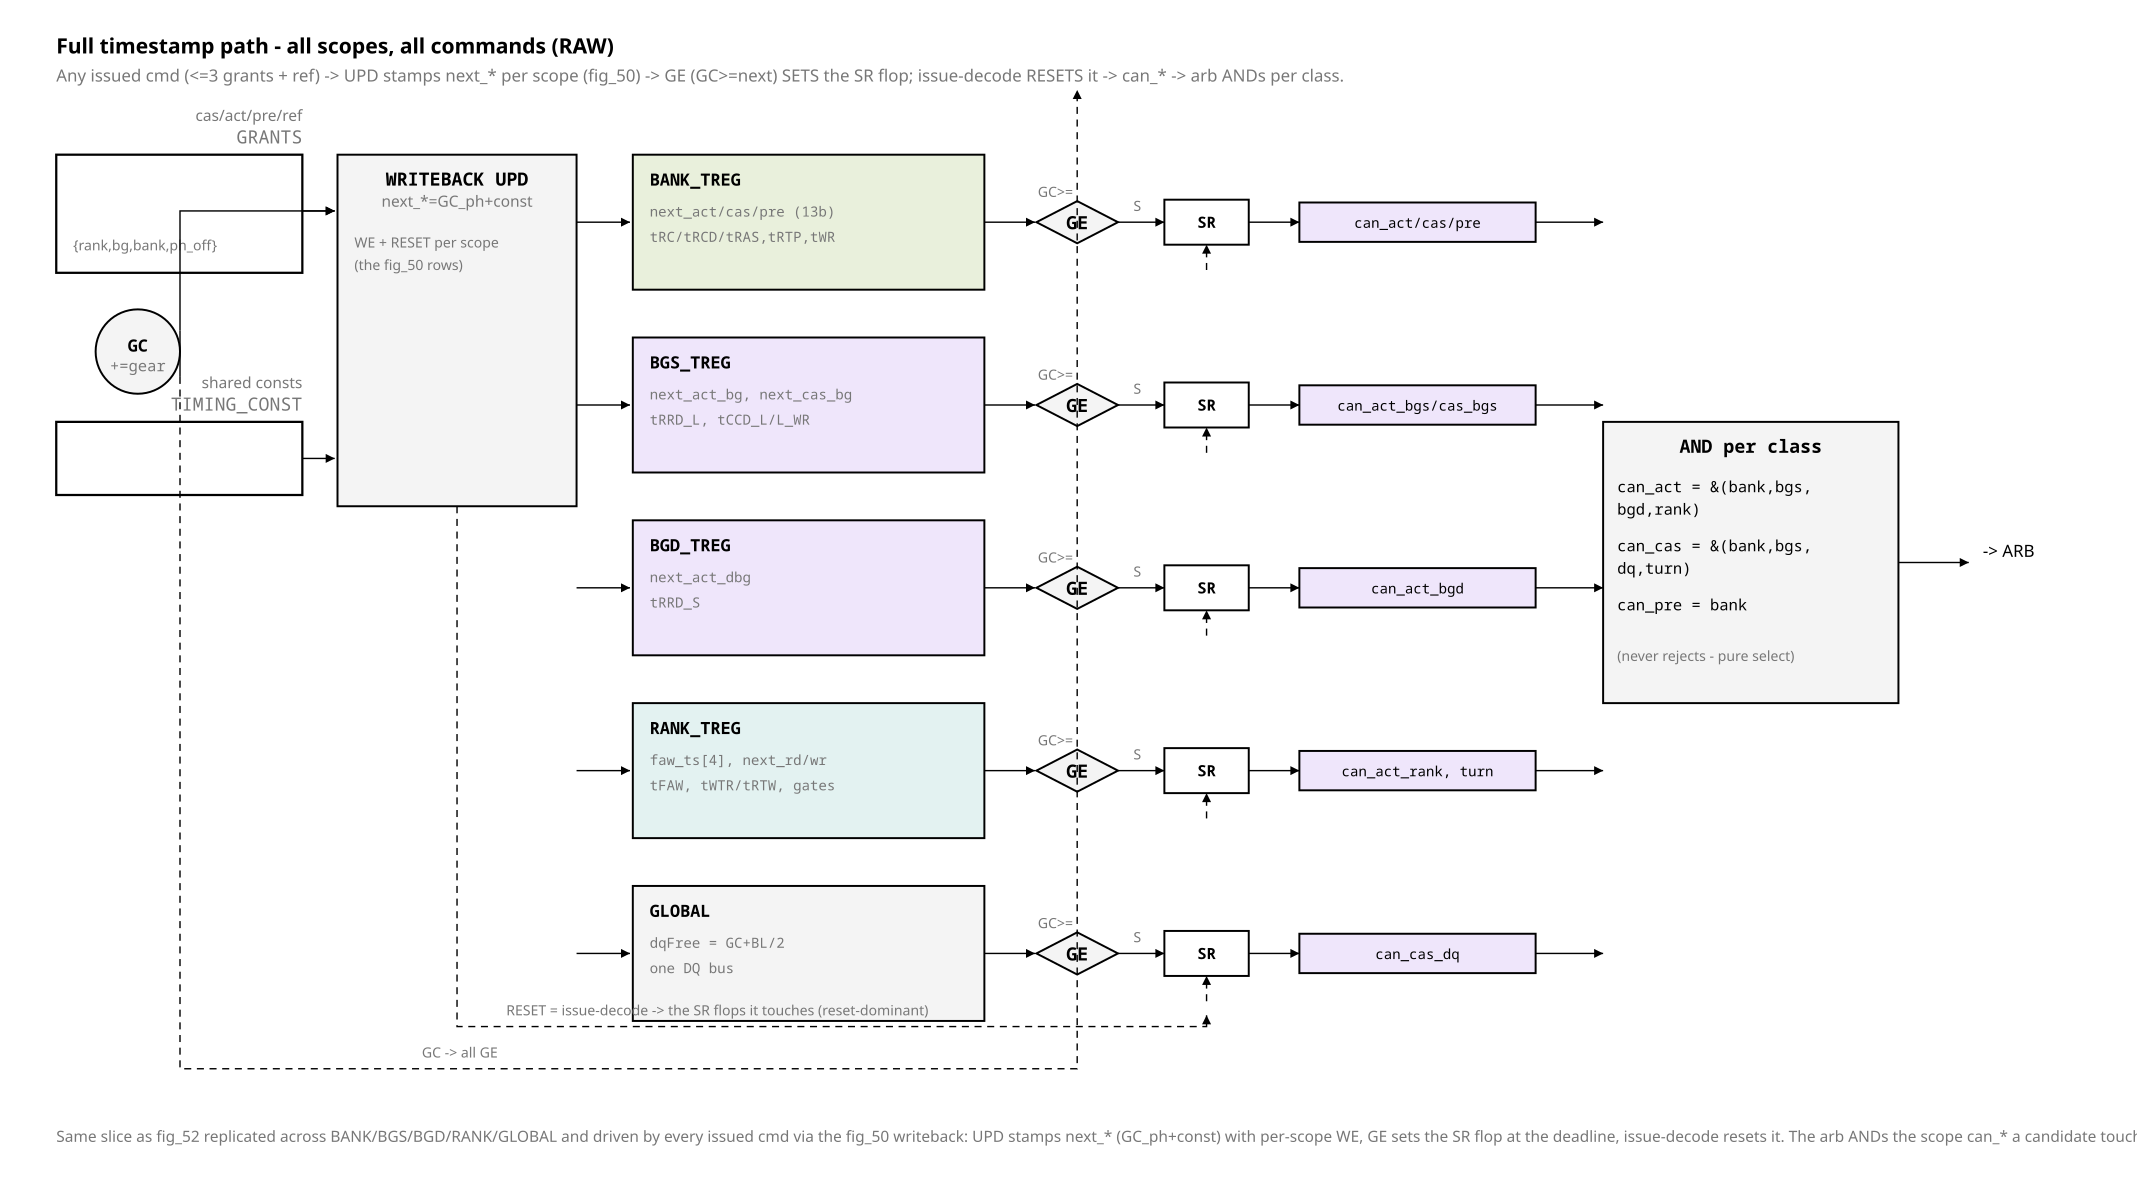

Reproduce this figure in Python.
from rtlfig import (Fig, MUTED, FILL_NEW, FILL_LOGIC, FILL_CELL, FILL_ACTIVE,
                    FAINT, INK, PAPER, W_CELL)

# fig_54 — full timestamp path (generalizes fig_52 to all scopes + all cmds).
# grants -> writeback UPD -> per-scope next_* -> GE -> SR flop -> can_* ;
# arb ANDs the scope can_* per class. RAW/unoptimized.

f = Fig(1520, 840)


def cnote(x, y, s, anchor="start"):
    f.text(x, y, s, size=10, mono=False, anchor=anchor, fill=MUTED)


f.text(40, 38, "Full timestamp path - all scopes, all commands (RAW)", size=15,
       mono=False, bold=True)
f.note(40, 58, "Any issued cmd (<=3 grants + ref) -> UPD stamps next_* per scope (fig_50) -> "
               "GE (GC>=next) SETS the SR flop; issue-decode RESETS it -> can_* -> arb ANDs per class.")

# ---- shared left column ----
f.block(40, 110, 175, 84, "GRANTS", "cas/act/pre/ref")
cnote(52, 178, "{rank,bg,bank,ph_off}")
f.counter(98, 250, 30, "GC", "+=gear")
f.block(40, 300, 175, 52, "TIMING_CONST", "shared consts")
upd = f.logic(240, 110, 170, 250, "WRITEBACK UPD",
              "next_*=GC_ph+const", top=True)
cnote(252, 176, "WE + RESET per scope")
cnote(252, 192, "(the fig_50 rows)")
f.line(215, 150, 238, 150, arrow=True)
f.line(128, 268, 128, 235, arrow=False)
f.path("M128 235 V150 H238", arrow=True)
f.line(215, 326, 238, 326, arrow=True)

ROWS = [
    ("BANK_TREG", ["next_act/cas/pre (13b)", "tRC/tRCD/tRAS,tRTP,tWR"],
     "can_act/cas/pre", FILL_CELL),
    ("BGS_TREG", ["next_act_bg, next_cas_bg", "tRRD_L, tCCD_L/L_WR"],
     "can_act_bgs/cas_bgs", FILL_NEW),
    ("BGD_TREG", ["next_act_dbg", "tRRD_S"],
     "can_act_bgd", FILL_NEW),
    ("RANK_TREG", ["faw_ts[4], next_rd/wr", "tFAW, tWTR/tRTW, gates"],
     "can_act_rank, turn", FILL_ACTIVE),
    ("GLOBAL", ["dqFree = GC+BL/2", "one DQ bus"],
     "can_cas_dq", FILL_LOGIC),
]

ys = [110, 240, 370, 500, 630]
for (nm, fields, canx, fill), y in zip(ROWS, ys):
    f.rect(450, y, 250, 96, fill=fill, width=W_CELL)
    f.text(462, y + 22, nm, size=12, mono=True, bold=True)
    for j, fl in enumerate(fields):
        f.text(462, y + 44 + j * 18, fl, size=10, mono=True, fill=MUTED)
    # UPD -> reg (WE + next_*)
    f.line(410, y + 48, 448, y + 48, arrow=True)
    # reg -> GE
    f.line(700, y + 48, 736, y + 48, arrow=True)
    f.decision(766, y + 48, 58, 30, "GE")
    cnote(738, y + 30, "GC>=")
    # GE -> SR (S)
    f.line(795, y + 48, 828, y + 48, arrow=True)
    cnote(806, y + 40, "S")
    f.rect(828, y + 32, 60, 32, fill=PAPER, width=W_CELL)
    f.text(858, y + 52, "SR", size=11, anchor="middle", bold=True)
    # RESET into SR (from UPD, shared) - short tick from below
    f.line(858, y + 82, 858, y + 64, arrow=True, dashed=True)
    # SR -> can_x
    f.line(888, y + 48, 924, y + 48, arrow=True)
    f.rect(924, y + 34, 168, 28, fill=FILL_NEW, width=W_CELL)
    f.text(1008, y + 52, canx, size=10, mono=True, anchor="middle")
    # can_x -> AND
    f.line(1092, y + 48, 1140, y + 48, arrow=True)

# GC broadcast to GE + RESET rail note
f.path("M128 268 V760 H766 V64", arrow=True, dashed=True)
cnote(300, 752, "GC -> all GE")
f.path("M325 360 V730 H858 V722", arrow=True, dashed=True)
cnote(360, 722, "RESET = issue-decode -> the SR flops it touches (reset-dominant)")

# ---- AND per class ----
f.logic(1140, 300, 210, 200, "AND per class", top=True)
f.text(1150, 350, "can_act = &(bank,bgs,", size=11, mono=True)
f.text(1150, 366, "            bgd,rank)", size=11, mono=True)
f.text(1150, 392, "can_cas = &(bank,bgs,", size=11, mono=True)
f.text(1150, 408, "            dq,turn)", size=11, mono=True)
f.text(1150, 434, "can_pre = bank", size=11, mono=True)
f.line(1350, 400, 1400, 400, arrow=True)
f.text(1410, 396, "-> ARB", size=12, mono=False)
cnote(1150, 470, "(never rejects - pure select)")

f.caption(40, 812,
          "Same slice as fig_52 replicated across BANK/BGS/BGD/RANK/GLOBAL and driven by every "
          "issued cmd via the fig_50 writeback: UPD stamps next_* (GC_ph+const) with per-scope WE, "
          "GE sets the SR flop at the deadline, issue-decode resets it. The arb ANDs the scope "
          "can_* a candidate touches into can_act/cas/pre. Optimize (share adders/cmps) later.")

f.save("fig_54_timestamp_full.svg")
print("wrote fig_54_timestamp_full.svg")
